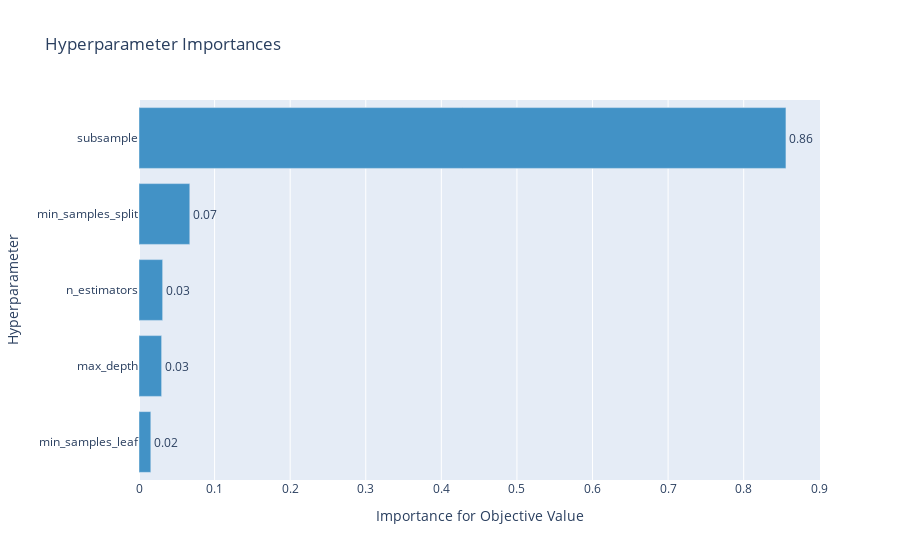

Source (notebook cell):
### Code cell
optuna.visualization.plot_param_importances(study)

### Figure 1 — Plotly figure (JSON) as saved in the notebook; plotly's stock layout.template omitted (floating-point values rounded to 4 significant figures)
{"data": [{"cliponaxis": false, "hovertemplate": ["min_samples_leaf (IntUniformDistribution): 0.01563570152789406<extra></extra>", "max_depth (IntUniformDistribution): 0.029942887659747758<extra></extra>", "n_estimators (IntUniformDistribution): 0.03129688126734955<extra></extra>", "min_samples_split (IntUniformDistribution): 0.06721176167108037<extra></extra>", "subsample (UniformDistribution): 0.8559127678739282<extra></extra>"], "marker": {"color": "rgb(66,146,198)"}, "orientation": "h", "text": ["0.01563570152789406", "0.029942887659747758", "0.03129688126734955", "0.06721176167108037", "0.8559127678739282"], "textposition": "outside", "texttemplate": "%{text:.2f}", "type": "bar", "x": [0.01564, 0.02994, 0.0313, 0.06721, 0.8559], "y": ["min_samples_leaf", "max_depth", "n_estimators", "min_samples_split", "subsample"]}], "layout": {"showlegend": false, "title": {"text": "Hyperparameter Importances"}, "xaxis": {"title": {"text": "Importance for Objective Value"}}, "yaxis": {"title": {"text": "Hyperparameter"}}}}
